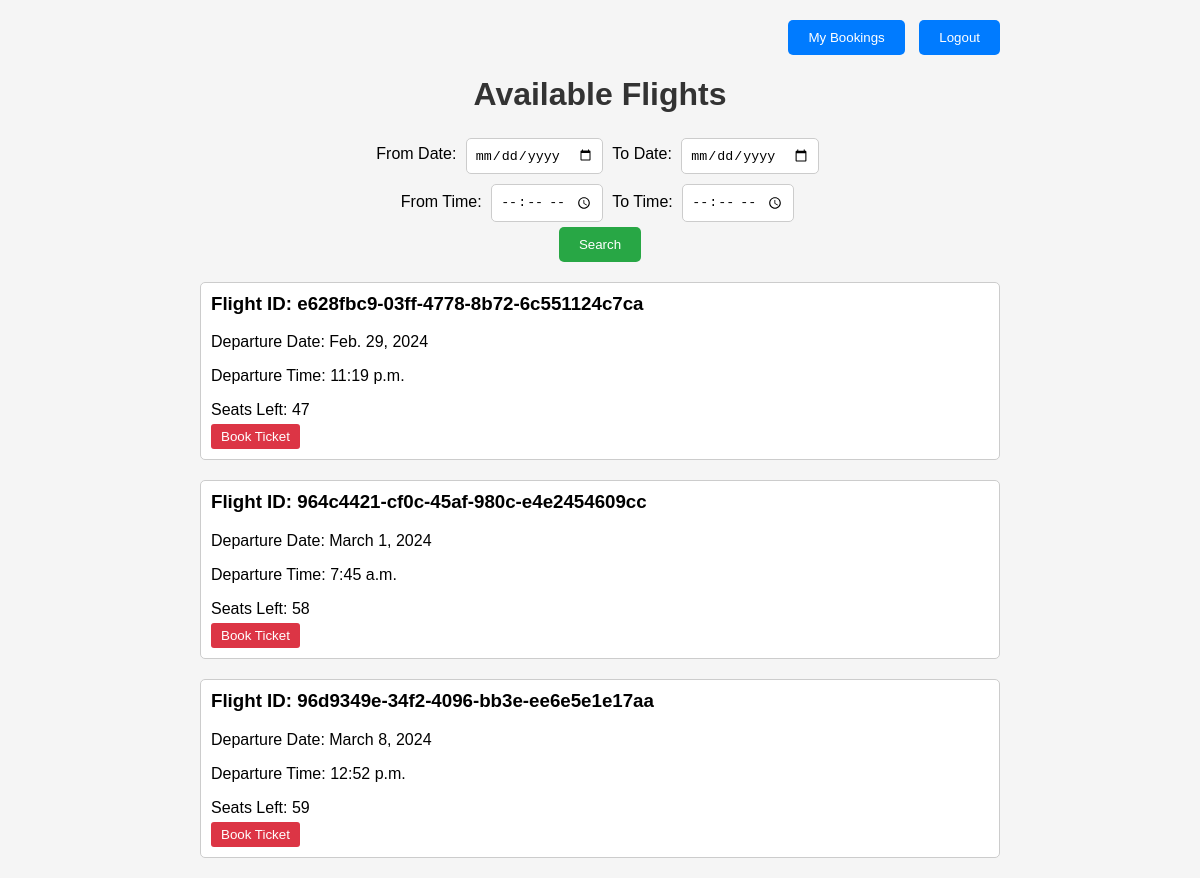
/flights/ (signed in), run on an earlier commit of the app's database.
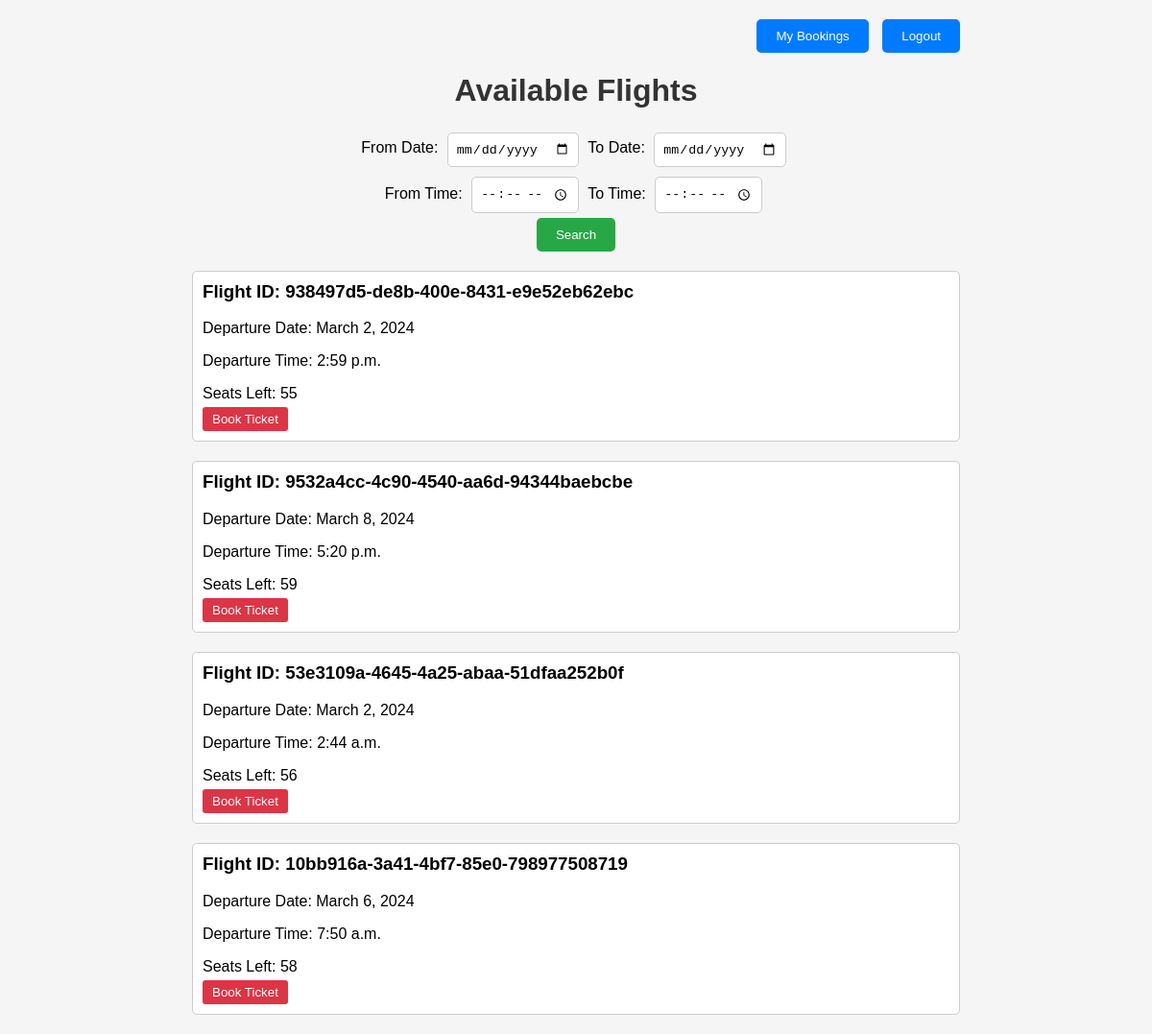
And on a later commit of the database.
### bookings/models.py (models this page shows, shortened)
class Flight(models.Model):
    flight_number = models.UUIDField(primary_key=True, default=uuid.uuid4, editable=False)
    departure_date=models.DateField()
    departure_time=models.TimeField()
    seat_count=models.PositiveIntegerField(default=60)
    booked_seats=models.PositiveIntegerField(default=0)
    seats_left = models.IntegerField(default=60)

### bookings/views.py (the view)
# urls.py: path('flights/',views.flights,name="flights"),
@login_required(login_url='login')
def flights(request):
    if request.method == 'POST':
        from_date = request.POST.get('from_date')
        to_date = request.POST.get('to_date')
        from_time = request.POST.get('from_time')
        to_time = request.POST.get('to_time')
        filtered_flights = Flight.objects.all()
        if from_date:
            filtered_flights = filtered_flights.filter(departure_date__gte=from_date)
        if to_date:
            filtered_flights = filtered_flights.filter(departure_date__lte=to_date)
        if from_time:
            filtered_flights = filtered_flights.filter(departure_time__gte=from_time)
        if to_time:
            filtered_flights = filtered_flights.filter(departure_time__lte=to_time)
        context = {'flights': filtered_flights}
        return render(request, 'flights.html', context)
    else:
        all_flights = Flight.objects.all()
        context = {'flights': all_flights}
        return render(request, 'flights.html', context)

### bookings/templates/flights.html (shortened to what this page needs)
{% load static %}
<!DOCTYPE html>
<html lang="en">
<head>
    <link rel="stylesheet" href="{% static 'flights.css' %}" />
</head>
<body>
    <div class="container">
        <div class="top-right">
            {% if user.is_authenticated %}
            {% if user.user_type == 'admin' %}
            <a href="{% url 'search_flights' %}"><button>Flight Bookings</button></a>
            {% else %}
            <a href="{% url 'my_bookings' %}"><button>My Bookings</button></a>
            {% endif %}
            <form action="{% url 'logout' %}" method="post">
                <button type="submit">Logout</button>
            </form>
            {% endif %}
        </div>
        <h1>Available Flights</h1>
        <div class="filter-container">
            <form method="post" action="{% url 'flights' %}">
                <label for="from_date">From Date:</label>
                <input type="date" id="from_date" name="from_date">
                <label for="to_date">To Date:</label>
                <input type="date" id="to_date" name="to_date">
                <br>
                <label for="from_time">From Time:</label>
                <input type="time" id="from_time" name="from_time">
                <label for="to_time">To Time:</label>
                <input type="time" id="to_time" name="to_time">
                <br>
                <input type="submit" value="Search">
            </form>
        </div>
        {% for flight in flights %}
        <div class="flight-box">
            <h3>Flight ID: {{ flight.flight_number }}</h3>
            <p>Departure Date: {{ flight.departure_date }}</p>
            <p>Departure Time: {{ flight.departure_time }}</p>
            <p>Seats Left: {{flight.seats_left}}</p>
            {% if user.is_authenticated %}
            {% if user.user_type == 'user' %}
            <form method="post" action="{% url 'book_ticket' flight.flight_number %}">
                <button type="submit" class="book-btn"
                    onclick="return confirm('Are you sure you want to book a ticket for this flight?')">Book
                    Ticket</button>
            </form>
            {% endif %}
            {% endif %}
        </div>
        {% endfor %}
    </div>
</body>
</html>

What changed in the data, as far as the page shows it:
removed Flight: flight_number "e628fbc9-03ff-4778-8b72-6c551124c7ca", departure_date "Feb. 29, 2024", departure_time "11:19 p.m.", seats_left "47"
removed Flight: flight_number "964c4421-cf0c-45af-980c-e4e2454609cc", departure_date "March 1, 2024", departure_time "7:45 a.m.", seats_left "58"
removed Flight: flight_number "96d9349e-34f2-4096-bb3e-ee6e5e1e17aa", departure_date "March 8, 2024", departure_time "12:52 p.m.", seats_left "59"
added Flight: flight_number "938497d5-de8b-400e-8431-e9e52eb62ebc", departure_date "March 2, 2024", departure_time "2:59 p.m.", seats_left "55"
added Flight: flight_number "9532a4cc-4c90-4540-aa6d-94344baebcbe", departure_date "March 8, 2024", departure_time "5:20 p.m.", seats_left "59"
added Flight: flight_number "53e3109a-4645-4a25-abaa-51dfaa252b0f", departure_date "March 2, 2024", departure_time "2:44 a.m.", seats_left "56"
added Flight: flight_number "10bb916a-3a41-4bf7-85e0-798977508719", departure_date "March 6, 2024", departure_time "7:50 a.m.", seats_left "58"
